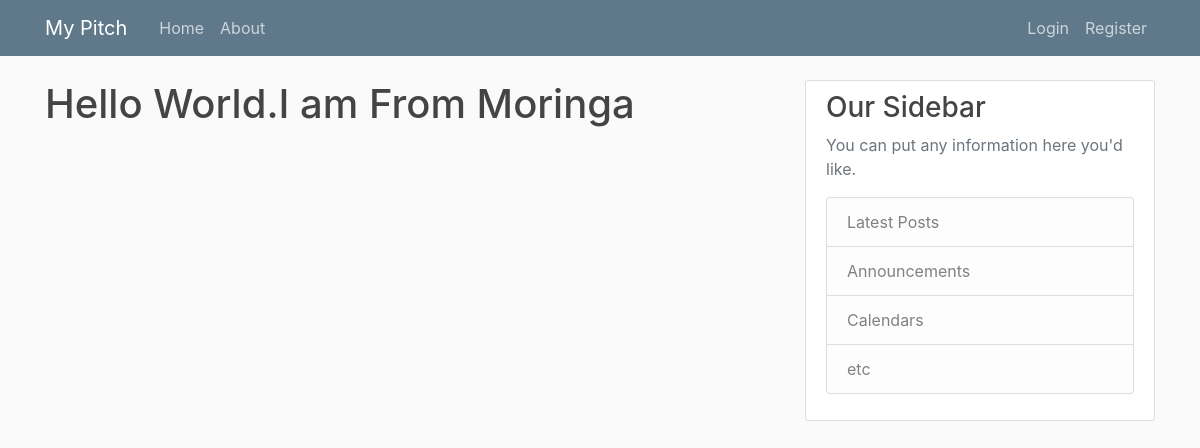
The page /index on the database as committed earlier.
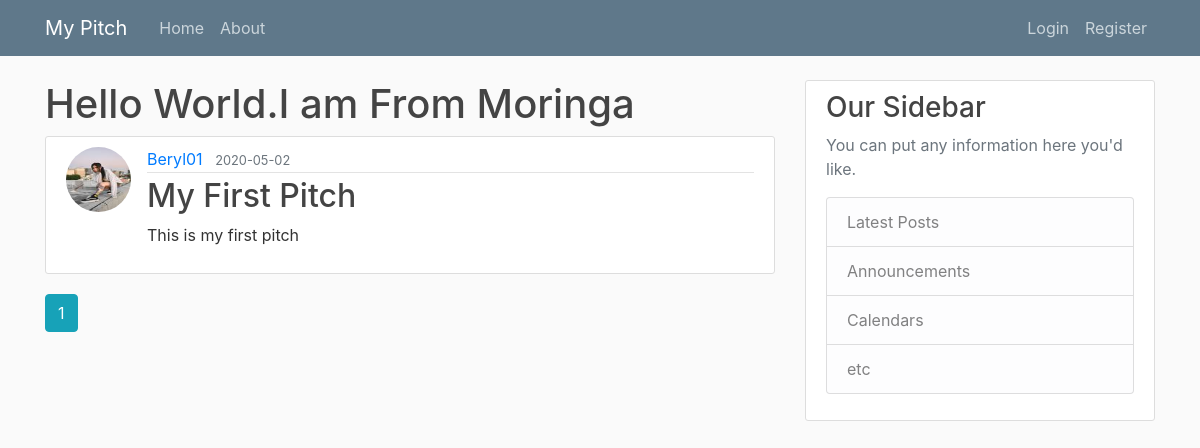
The same page on the database as committed later.
### app/models.py (models this page shows, shortened)
class Post(db.Model):
    id = db.Column(db.Integer, primary_key=True)
    title = db.Column(db.String(100), nullable=False)
    date = db.Column(db.DateTime, nullable=False, default=datetime.utcnow)
    content = db.Column(db.Text, nullable=False)
    user_id = db.Column(db.Integer, db.ForeignKey('user.id'), nullable=False)

class User(db.Model, UserMixin):
    id = db.Column(db.Integer, primary_key=True)
    username = db.Column(db.String(20), unique=True, nullable=False)
    email = db.Column(db.String(120), unique=True, nullable=False)
    image_file = db.Column(db.String(20), nullable=False, default='default.jpg')
    password = db.Column(db.String(60), nullable=False)
    posts = db.relationship('Post', backref='author', lazy=True)

### app/routes.py (the view)
@app.route("/")
@app.route("/index")
def index():
    page = request.args.get('page', 1, type=int)
    posts = Post.query.order_by(Post.date.desc()).paginate(page=page, per_page=5)
    return render_template('index.html', posts=posts)

### app/templates/index.html
{% extends "base.html" %}
{% block content %}
<h1> Hello World.I am From Moringa </h1>
    {% for post in posts.items %}
    <article class="media content-section">
      <img class="rounded-circle article-img" src="{{ url_for('static', filename='profile_pics/' + post.author.image_file) }}">
      <div class="media-body">
        <div class="article-metadata">
          <a class="mr-2" href="{{ url_for('user_posts', username=post.author.username) }}">{{ post.author.username }}</a>
            <small class="text-muted">{{ post.date.strftime('%Y-%m-%d') }}</small>
          </div>
          <h2><a class="article-title" href="{{ url_for('post', post_id=post.id) }}">{{ post.title }}</a></h2>
          <p class="article-content">{{ post.content }}</p>
        </div>
      </article>
    {% endfor %}
    {% for page_num in posts.iter_pages(left_edge=1, right_edge=1, left_current=1, right_current=2) %}
      {% if page_num %}
        {% if posts.page == page_num %}
          <a class="btn btn-info mb-4" href="{{ url_for('index', page=page_num) }}">{{ page_num }}</a>
        {% else %}
          <a class="btn btn-outline-info mb-4" href="{{ url_for('index', page=page_num) }}">{{ page_num }}</a>
        {% endif %}
      {% else %}
        ...
      {% endif %}
    {% endfor %}
{% endblock content %}

### app/templates/base.html (shortened to what this page needs)
<!DOCTYPE html>
<html>
<head>
    <link rel="stylesheet" href="https://maxcdn.bootstrapcdn.com/bootstrap/4.0.0/css/bootstrap.min.css"
>
    <link rel="stylesheet" type="text/css" href="{{ url_for('static', filename='styles.css') }}">
</head>
<body>
    <header class="site-header">
      <nav class="navbar navbar-expand-md navbar-dark bg-steel fixed-top">
        <div class="container">
          <a class="navbar-brand mr-4" href="{{ url_for('index') }}">My Pitch</a>
          <div class="collapse navbar-collapse" id="navbarToggle">
            <div class="navbar-nav mr-auto">
              <a class="nav-item nav-link" href="{{ url_for('index') }}">Home</a>
              <a class="nav-item nav-link" href="{{ url_for('about') }}">About</a>
            </div>
            <div class="navbar-nav">
              {% if current_user.is_authenticated %}
              <a class="nav-item nav-link" href="{{ url_for('new_post') }}">New Pitch</a>
              <a class="nav-item nav-link" href="{{ url_for('account') }}">Account</a>
              <a class="nav-item nav-link" href="{{ url_for('logout') }}">Logout</a>
            {% else %}
              <a class="nav-item nav-link" href="{{ url_for('login') }}">Login</a>
              <a class="nav-item nav-link" href="{{ url_for('register') }}">Register</a>
            {% endif %}
            </div>
          </div>
        </div>
      </nav>
    </header>
    <main role="main" class="container">
      <div class="row">
        <div class="col-md-8">
          {% block content %}{% endblock %}
        </div>
        <div class="col-md-4">
          <div class="content-section">
            <h3>Our Sidebar</h3>
            <p class='text-muted'>You can put any information here you'd like.
              <ul class="list-group">
                <li class="list-group-item list-group-item-light">Latest Posts</li>
                <li class="list-group-item list-group-item-light">Announcements</li>
                <li class="list-group-item list-group-item-light">Calendars</li>
                <li class="list-group-item list-group-item-light">etc</li>
              </ul>
            </p>
          </div>
        </div>
      </div>
    </main>
</body>
</html>

### app/static/css/styles.css (style rules this page uses)
body { background: #fafafa; color: #333333; margin-top: 5rem; }
h1, h2, h3, h4, h5, h6 { color: #444444; }
.bg-steel { background-color: #5f788a; }
.site-header .navbar-nav .nav-link { color: #cbd5db; }
.content-section { background: #ffffff; padding: 10px 20px; border: 1px solid #dddddd; border-radius: 3px; margin-bottom: 20px; }
.article-title { color: #444444; }
.article-content { white-space: pre-line; }
.article-img { height: 65px; width: 65px; margin-right: 16px; }
.article-metadata { padding-bottom: 1px; margin-bottom: 4px; border-bottom: 1px solid #e3e3e3 }

### app/templates/base.html (style rules this page uses)
body { background: #fafafa; color: #333333; margin-top: 5rem; }
h1, h2, h3, h4, h5, h6 { color: #444444; }
.bg-steel { background-color: #5f788a; }
.site-header .navbar-nav .nav-link { color: #cbd5db; }
.content-section { background: #ffffff; padding: 10px 20px; border: 1px solid #dddddd; border-radius: 3px; margin-bottom: 20px; }
.article-title { color: #444444; }
.article-content { white-space: pre-line; }
.article-img { height: 65px; width: 65px; margin-right: 16px; }
.article-metadata { padding-bottom: 1px; margin-bottom: 4px; border-bottom: 1px solid #e3e3e3 }

Rows that differ between the two databases and show on the page:
added Post: image_file (picture), author.username "Beryl01", date "2020-05-02", title "My First Pitch", content "This is my first pitch"
Other text that changed with them:
new list line: "1"
